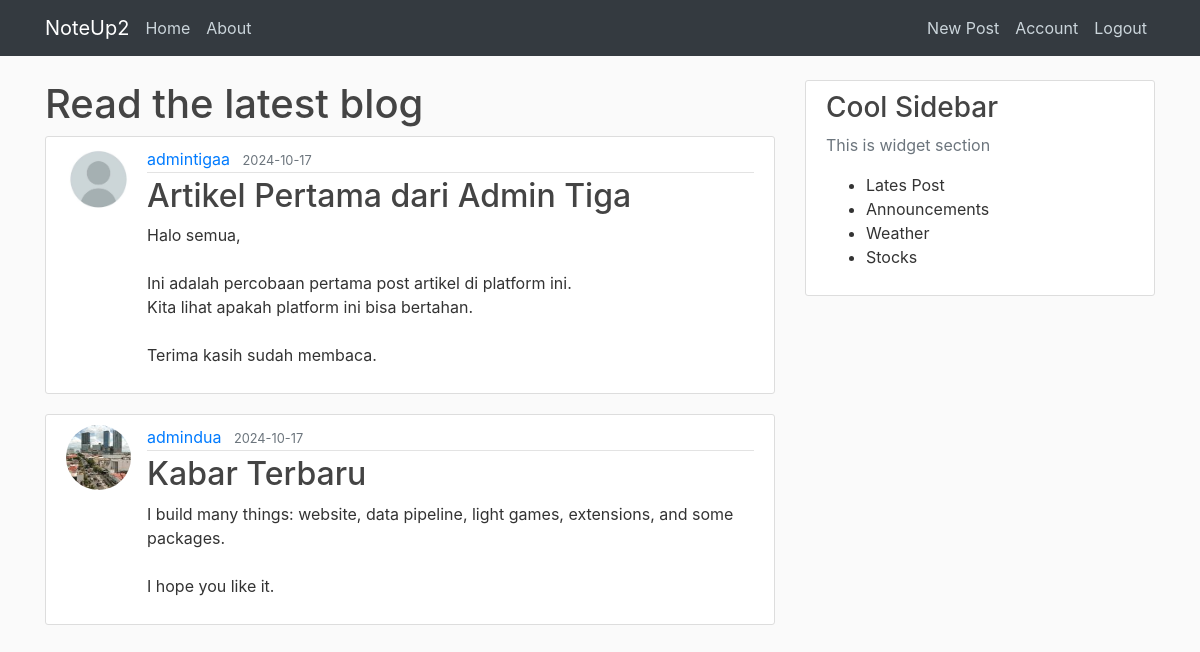
Screenshot of /home (signed in) with the database file from the repository.
### noteup/models.py (models this page shows, shortened)
class Post(db.Model):
    id = db.Column(db.Integer, primary_key=True)
    title = db.Column(db.String(100), nullable=False)
    date_posted = db.Column(db.DateTime, nullable=False, default=datetime.now(timezone.utc))
    content = db.Column(db.Text, nullable=False)
    user_id = db.Column(db.Integer, db.ForeignKey('user.id'), nullable=False)

class User(db.Model, UserMixin):
    id = db.Column(db.Integer, primary_key=True)
    username = db.Column(db.String(20), unique=True, nullable=False)
    email = db.Column(db.String(100), unique=True, nullable=False)
    image_file = db.Column(db.String(20), nullable=False, default='default.jpg')
    password = db.Column(db.String(60), nullable=False)
    posts = db.relationship('Post', backref='author', lazy=True)

### noteup/routes.py (the view)
@app.route("/")
@app.route("/home")
def home():
    page = request.args.get('page', 1, type=int)
    posts = Post.query.order_by(Post.date_posted.desc()).paginate(page=page, per_page=2)
    return render_template("home.html", posts=posts)

### noteup/models.py (called while the page is built)
@login_manager.user_loader
def load_user(user_id):
    return User.query.get(int(user_id))

### noteup/templates/home.html
{% extends "layout.html" %}
{% block content %}
    <h1>Read the latest blog</h1>
    {% for post in posts %}
        <article class="media content-section">
            <img class="rounded-circle article-img" src="{{ url_for('static', filename='img/' + post.author.image_file) }}">
            <div class="media-body">
                <div class="article-metadata">
                    <a href="#" class="mr-2">{{ post.author.username }}</a>
                    <small class="text-muted">{{ post.date_posted.strftime('%Y-%m-%d') }}</small>
                </div>
                <h2><a href="{{ url_for('post', post_id=post.id) }}" class="article-title">{{ post.title }}</a></h2>
                <p class="article-content">{{ post.content }}</p>
            </div>
        </article>
    {% endfor %}
{% endblock content %}

### noteup/static/style.css (style rules this page uses)
body { background: #fafafa; color: #333333; margin-top: 5rem; }
h1, h2, h3, h4, h5, h6 { color: #444444; }
.content-section { background: #ffffff; padding: 10px 20px; border: 1px solid #dddddd; border-radius: 3px; margin-bottom: 20px; }
.article-title { color: #444444; }
.article-content { white-space: pre-line; }
.article-img { height: 65px; width: 65px; margin-right: 16px; }
.article-metadata { padding-bottom: 1px; margin-bottom: 4px; border-bottom: 1px solid #e3e3e3; }

### rows the page displays
Post: image_file (placeholder picture), author.username "admintigaa", date_posted "2024-10-17", title "Artikel Pertama dari Admin Tiga", content "Halo semua, Ini adalah percobaan pertama post artikel di platform ini. Kita lihat apakah platform ini bisa bertahan. Terima kasih sudah membaca."
Post: image_file (picture), author.username "admindua", date_posted "2024-10-17", title "Kabar Terbaru", content "I build many things: website, data pipeline, light games, extensions, and some packages. I hope you like it."
